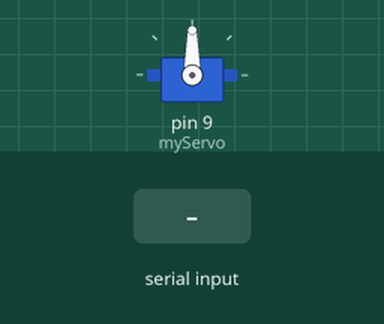
Bench run of a sketch on a simulated Arduino Uno, built with avr-gcc and run on an emulated ATmega328P. On the bench: servo. Inputs (shaded band) come from the test bench. What the sketch prints to the serial monitor is not drawn.

Above: at 1.2 s.
1.3 s: "30,150\n" received over Serial
At 3.0 s:
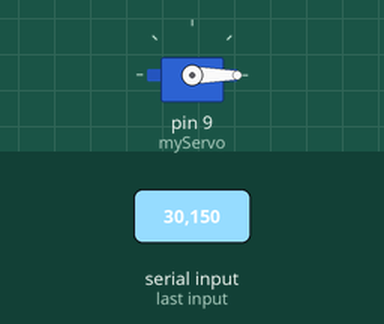
4.1 s: "90,45\n" received over Serial
At 4.9 s:
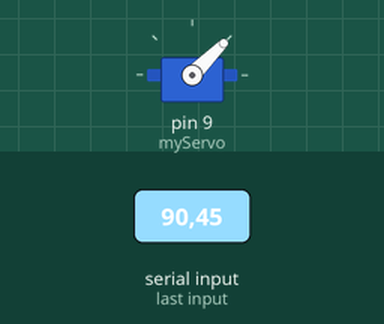
6.9 s: "200\n" received over Serial
At 7.6 s:
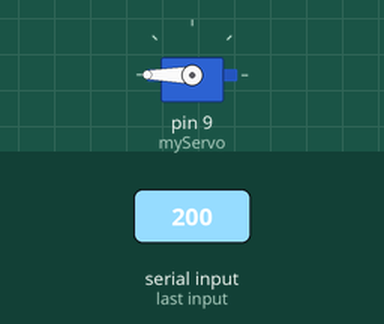
Timing chart, 0 to 9.9 s (numbered marks = the images above; inputs shaded):
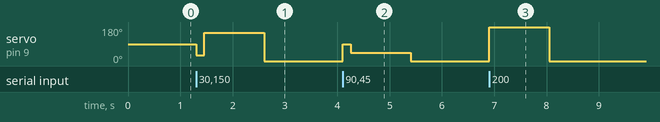

The sketch:

sketch_jun30a_User_IP_Servo.ino
```cpp
#include<Servo.h>
Servo myServo;
//////////////////////////////////////////////////////////////////
void setup() {
  // put your setup code here, to run once:
  myServo.attach(9);
  Serial.begin(9600);
}
///////////////////////////////////////////////////////////////////
int pos;
///////////////////////////////////////////////////////////////////
void loop() {
  // put your main code here, to run repeatedly:
  Serial.print("Enter the degrees you want to rotate: ");
  while(Serial.available()==0)
  {
    //EMPTY LOOP to prompt the user
  }
  pos = Serial.parseInt();
  Serial.println("Entered Degrees: %d",pos);
  // Serial.print(pos);

  myServo.write(pos);
  delay(150);
}
```

Measured:
- after the input at 1.3 s, servo on pin 9 (myServo): 90° → 30° at once, → 150° 0.15 s later, → 0° 1.1 s later
- after the input at 4.1 s, servo on pin 9 (myServo): 0° → 90° at once, → 45° 0.15 s later, → 0° 1.2 s later
- after the input at 6.9 s, servo on pin 9 (myServo): 0° → 180° at once, → 0° 1.2 s later
